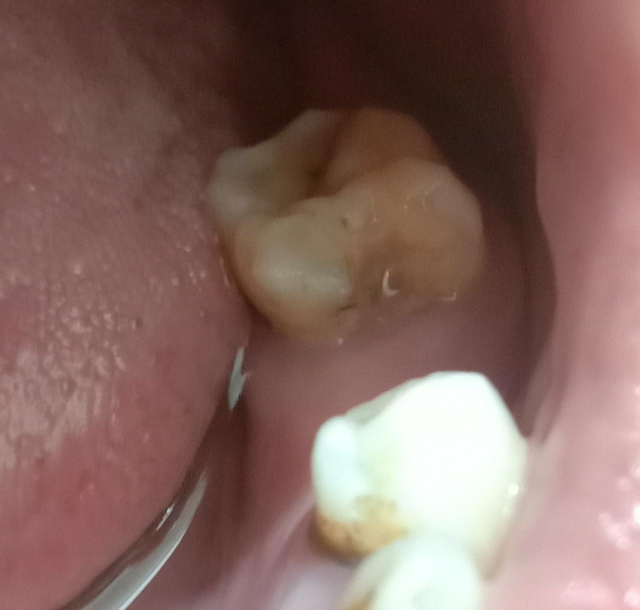
#> input picture image/teeth.jpg, 1280 x 1220 px, found by its file name (shown at 1/2 size)
$ jupyter execute --allow-errors Untitled23.ipynb
#> lines starting #> are read from the running program, lines starting #| are printed output that depends on the picture
[cell 1]
import numpy as np
import cv2
from google.colab import files

[cell 2]
uploaded = files.upload()
#> the answer given: teeth.jpg
#> `image = cv2.imread(file_name, 0)`:
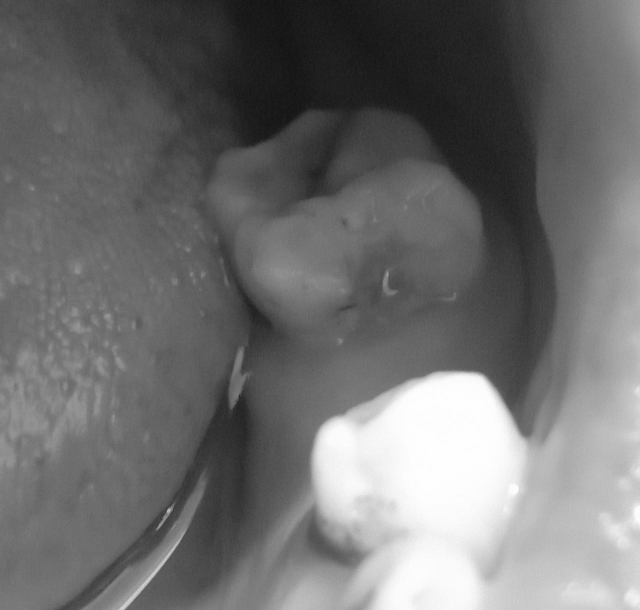
#> image: shape (1220, 1280) (shown at 1/2 size); min 16, max 255, mean 110.6
#> `interpolated_image = cv2.resize(image, None, fx=0.5, fy=0.5, interpola..`:
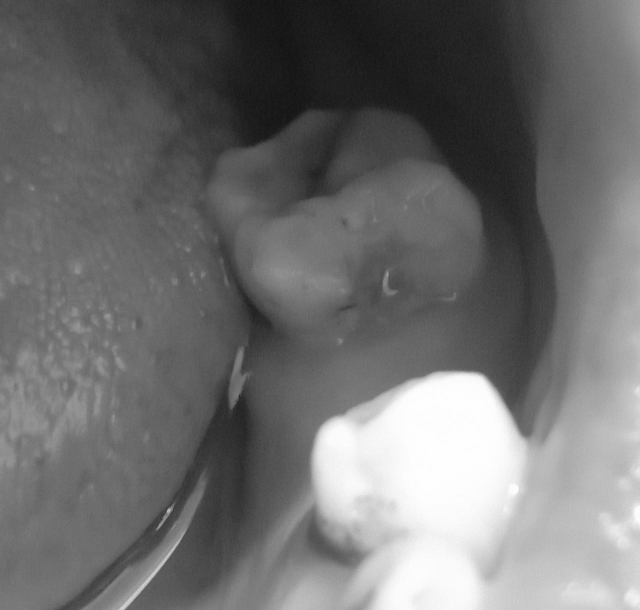
#> interpolated_image: shape (610, 640); min 18, max 255, mean 110.7

#> (a cell that did not finish here is left out)
